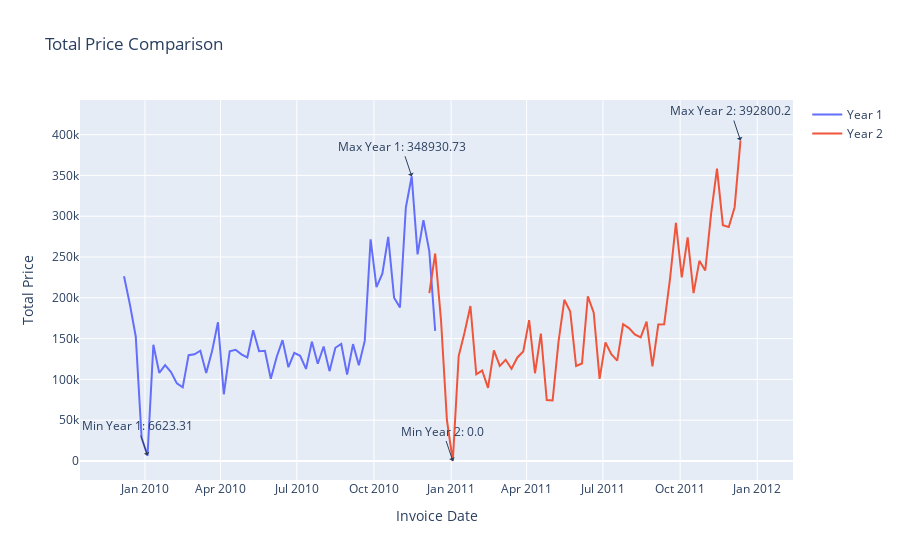

Notebook code for this chart:
### Code cell
# Create two line plots
fig = go.Figure()

# Add the first line plot
fig.add_trace(go.Scatter(x=weekly_year_1['InvoiceDate'], y=weekly_year_1['total_price'], mode='lines', name='Year 1'))

# Add the second line plot
fig.add_trace(go.Scatter(x=weekly_year_2['InvoiceDate'], y=weekly_year_2['total_price'], mode='lines', name='Year 2'))

# Find max and min values for each year
max_year_1 = weekly_year_1['total_price'].max()
min_year_1 = weekly_year_1['total_price'].min()
max_year_2 = weekly_year_2['total_price'].max()
min_year_2 = weekly_year_2['total_price'].min()

# Add annotations for max and min values
fig.add_annotation(x=weekly_year_1.loc[weekly_year_1['total_price'] == max_year_1, 'InvoiceDate'].values[0],
                   y=max_year_1,
                   text=f'Max Year 1: {max_year_1}',
                   showarrow=True,
                   arrowhead=1)
fig.add_annotation(x=weekly_year_1.loc[weekly_year_1['total_price'] == min_year_1, 'InvoiceDate'].values[0],
                   y=min_year_1,
                   text=f'Min Year 1: {min_year_1}',
                   showarrow=True,
                   arrowhead=1)
fig.add_annotation(x=weekly_year_2.loc[weekly_year_2['total_price'] == max_year_2, 'InvoiceDate'].values[0],
                   y=max_year_2,
                   text=f'Max Year 2: {max_year_2}',
                   showarrow=True,
                   arrowhead=1)
fig.add_annotation(x=weekly_year_2.loc[weekly_year_2['total_price'] == min_year_2, 'InvoiceDate'].values[0],
                   y=min_year_2,
                   text=f'Min Year 2: {min_year_2}',
                   showarrow=True,
                   arrowhead=1)

# Customize the layout
fig.update_layout(title='Total Price Comparison',
                  xaxis_title='Invoice Date',
                  yaxis_title='Total Price')

# Show the figure
fig.show()
